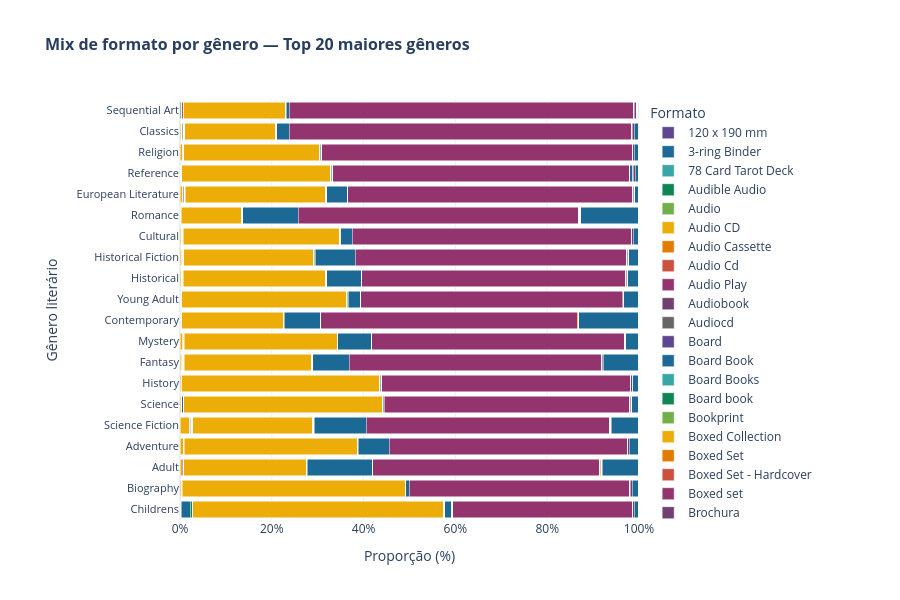

Notebook source saved alongside this figure:
### Markdown cell above
## 6. Mix de bookformat por gênero — stacked bar 100%

Cada barra representa um gênero do `top_genres` (corte de Pareto) e soma **100%**, eliminando o viés de volume entre gêneros com populações muito diferentes.

O gênero é obtido via `explode` da `genre_list` — cada livro contribui uma linha por gênero, preservando os híbridos.  
As barras são ordenadas pelo share do formato dominante global, revelando padrões estruturais de consumo.

### Code cell
# Pega os 20 gêneros mais frequentes diretamente do pareto
top20_genres = pareto_df.head(20)['Genero'].tolist()

# Prepara os dados ignorando livros sem formato ou sem gênero
df_fmt = df[
    df['bookformat'].notna() &
    df['genre_list'].apply(lambda x: len(x) > 0)
].copy()

# Explode a lista (uma linha por combinação de livro e gênero)
df_exploded = df_fmt.explode('genre_list')

# Mantém apenas os gêneros que estão no nosso Top 20
df_exploded = df_exploded[df_exploded['genre_list'].isin(top20_genres)]

print(f'Linhas após explode (Top 20 gêneros): {len(df_exploded):,}')
print(f'Gêneros únicos presentes:             {df_exploded["genre_list"].nunique()}')

# Tabela de contingência normalizada por gênero (0 a 100%)
pivot = (
    df_exploded
    .groupby(['genre_list', 'bookformat'])
    .size()
    .unstack(fill_value=0)
)
pivot_pct = pivot.div(pivot.sum(axis=1), axis=0) * 100
dominant_fmt = pivot_pct.sum(axis=0).idxmax()
pivot_pct    = pivot_pct.sort_values(dominant_fmt, ascending=True)

formats = pivot_pct.columns.tolist()
genres  = pivot_pct.index.tolist()

# ── Gráfico ───────────────────────────────────────────────────────────────────
PALETTE_PLOTLY = px.colors.qualitative.Prism

fig = go.Figure()

for i, fmt in enumerate(formats):
    fig.add_trace(go.Bar(
        name=fmt,
        x=pivot_pct[fmt].values,
        y=genres,
        orientation='h',
        marker_color=PALETTE_PLOTLY[i % len(PALETTE_PLOTLY)],
        hovertemplate='%{y}<br>' + fmt + ': %{x:.1f}%<extra></extra>'
    ))

fig.update_layout(
    barmode='stack',
    title=f'<b>Mix de formato por gênero — Top 20 maiores gêneros</b>',
    title_font_size=16,
    xaxis=dict(
        title='Proporção (%)',
        range=[0, 100],
        ticksuffix='%'
    ),
    yaxis=dict(
        title='Gênero literário',
        tickfont=dict(size=11),
        automargin=True
    ),
    legend=dict(title='Formato', traceorder='normal'),
    template='plotly_white',
    height=600,
    margin=dict(l=180)
)
fig.show()
